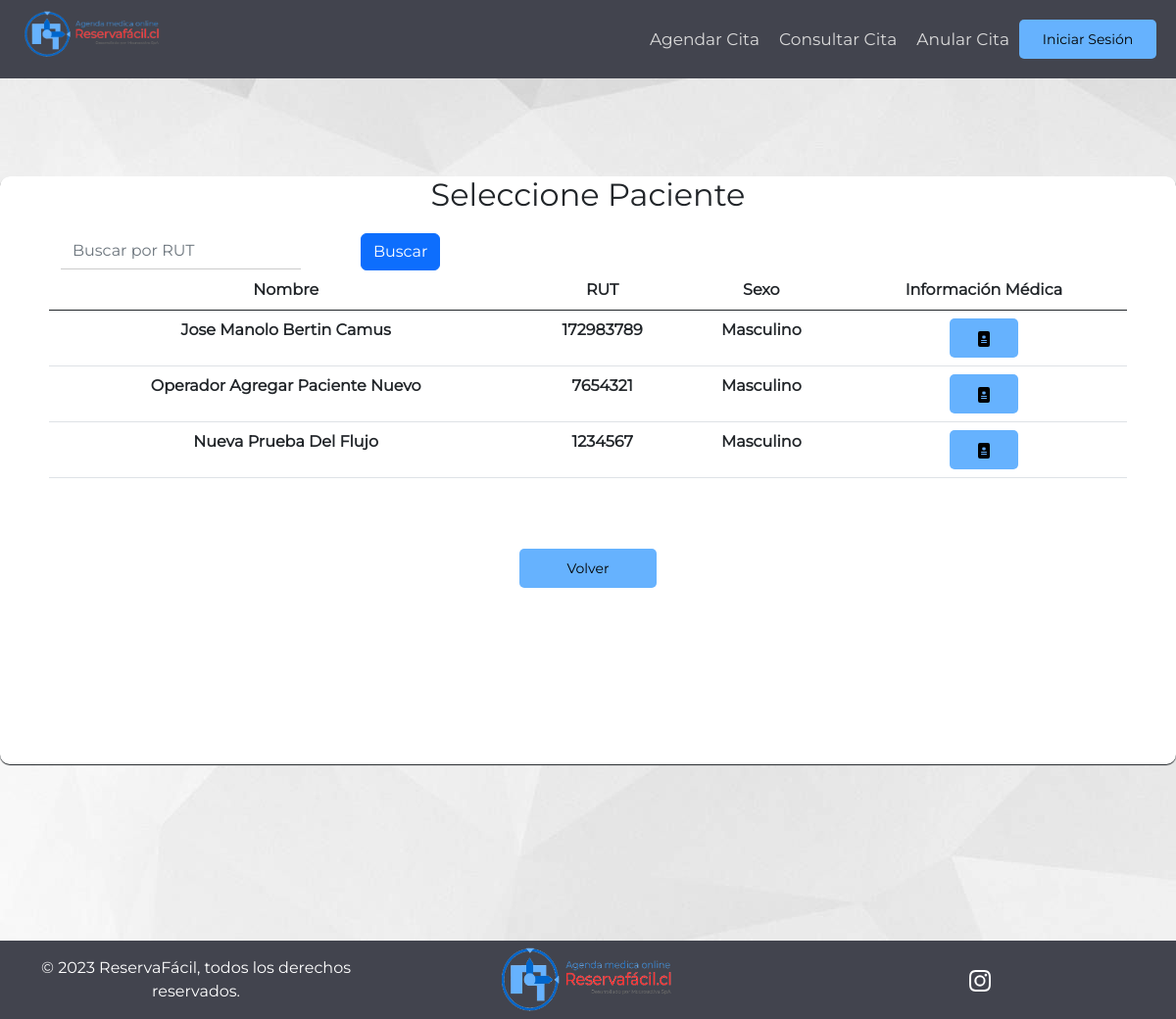
/pacientes_fichas_medicas/, run on the app's committed database.
### AppReservaFacil/models.py (models this page shows, shortened)
class Paciente(models.Model):
    ID_Paciente = models.IntegerField(primary_key=True, unique=True)
    Nombre_Paciente = models.CharField(max_length = 256)
    Rut = models.CharField(max_length=9, null = True)
    Sexo = models.CharField(SEXO_CHOICES, max_length=9, null = True)
    Fecha_de_nacimiento_P = models.DateField(null = True)
    Direccion_P = models.CharField(max_length=256, null = True)
    Telefono_P = models.CharField(max_length=9, null = True)
    Usuario_P = models.ForeignKey(User, null=True, on_delete=models.RESTRICT)
    Primer_Login = models.BooleanField(default=True)
    class Meta:
        verbose_name = 'Paciente'
        verbose_name_plural = 'Pacientes'

### AppReservaFacil/views.py (the view)
# urls.py: path('pacientes_fichas_medicas/', views.pacientes_fichas_medicas, name = 'pacientes_fichas_medicas'),
def pacientes_fichas_medicas(request):
    if request.method == 'POST':
        print("Manolo Print")
        if 'doc_pac' in request.POST:
            nom_pac = request.POST.get('doc_pac')
            url = reverse('filtro_ficha_medica') + '?nom_pac={}'.format(nom_pac)
            return redirect(url)
        elif 'buscar-btn' in request.POST:
            print("Manolo buscar-btn")
            rut = request.POST.get('buscar-input')
            Pacientes = Paciente.objects.filter(Rut__icontains=rut)
    else:
        print("Manolo Else")
        Pacientes = Paciente.objects.all()
    contexto = {'Pacientes':Pacientes}
    return render(request, "Especialistas/pacientes_fichas_medicas.html", contexto)

### AppReservaFacil/templatetags/auth_extras.py (called while the page is built)
@register.filter(name='has_group')
def has_group(user, group_name):
    group = Group.objects.get(name=group_name)
    return True if group in user.groups.all() else False

### AppReservaFacil/templates/Especialistas/pacientes_fichas_medicas.html (shortened to what this page needs)
{% extends "../Clientes/index.html" %}
{% block footer %}
  <div class="div-mediano">
        <h2 id="titulo-inicio-sesion">Seleccione Paciente</h2>
        <div class="row row-margin table-responsive">
            <table class="table table-hover table-pagination">
                <thead>
                    <tr>
                        <div class="row">
                            <div class="col-md-3">
                                <form method="post">
                                    <div class="form-group">
                                        <input type="text" class="form-control" id="buscar-input" name="buscar-input" placeholder="Buscar por RUT">
                                      </div>
                                    </div>
                                    <div class="col-md-2">
                                    <button type="submit" class="btn btn-primary" id="buscar-btn" name="buscar-btn">Buscar</button>
                            </div>
                        </div>
                        <th>Nombre</th>
                        <th class="rut">RUT</th>
                        <th>Sexo</th>
                        <th>Información Médica</th>
                    </tr>
                </thead>
                {% if Pacientes %}
                <tbody>
                        {% for Pac in Pacientes %}
                        <tr>
                            <th>{{Pac.Nombre_Paciente}}</th>
                            <th class="rut">{{Pac.Rut}}</th>
                            <th>{{Pac.Sexo}}</th>
                            <th>
                              <form method="post" >
                                <button class="btn-naranja-pequeno" type="submit" name="doc_pac" value="{{Pac.Nombre_Paciente}}" id="doc_pac" >
                                </button>
                            </th>
                        </tr>
                        {% endfor %}
                </tbody>
                {%else%}
                <tbody>
                        <tr>
                            <td colspan="5" style="text-align: center">No hay pacientes en el sistema</td>
                        </tr>
                    </tbody>
                {% endif %}
            </table>
            </div>
            <button type="button" class="btn-naranja-mediano row-margin"><a href="{{ request.META.HTTP_REFERER }}">Volver</a></button>
        </div>
{% endblock %}

### AppReservaFacil/static/Clientes/css.css (style rules this page uses)
html { height: 100%; }
* { margin: 0; padding: 0; box-sizing: border-box; font-family: 'Montserrat', sans-serif; }
.btn-naranja-pequeno { height: 40px; width: 70px; background-color: #66B2FE; border-style: none; border-radius: 5px; margin: auto; }
.btn-naranja-mediano { height: 40px; width: 140px; background-color: #66B2FE; font-size: 14px; border-style: none; border-radius: 5px; margin: auto; }
.btn-naranja-mediano a { text-decoration: none; color: #000000; }
body { margin: auto; background-image:url("background.jpg"); background-repeat: no-repeat; height: 100%; }
.row-margin { margin-left: 50px !important; margin-right: 50px !important; margin-top: 20px !important; margin-bottom: 20px !important; }
.form-control { border: none !important; border-bottom: 1px solid #ccc !important; border-radius: 0 !important; }
.div-mediano { height: 600px; width: 1200px; background-color: #ffffff; text-align: center; border-radius: 10px; box-shadow: 0px 1px 1px; }

### data on the page
Paciente: Nombre_Paciente "Jose Manolo Bertin Camus", Rut "172983789", Sexo "Masculino"
Paciente: Nombre_Paciente "Operador Agregar Paciente Nuevo", Rut "7654321", Sexo "Masculino"
Paciente: Nombre_Paciente "Nueva Prueba Del Flujo", Rut "1234567", Sexo "Masculino"
